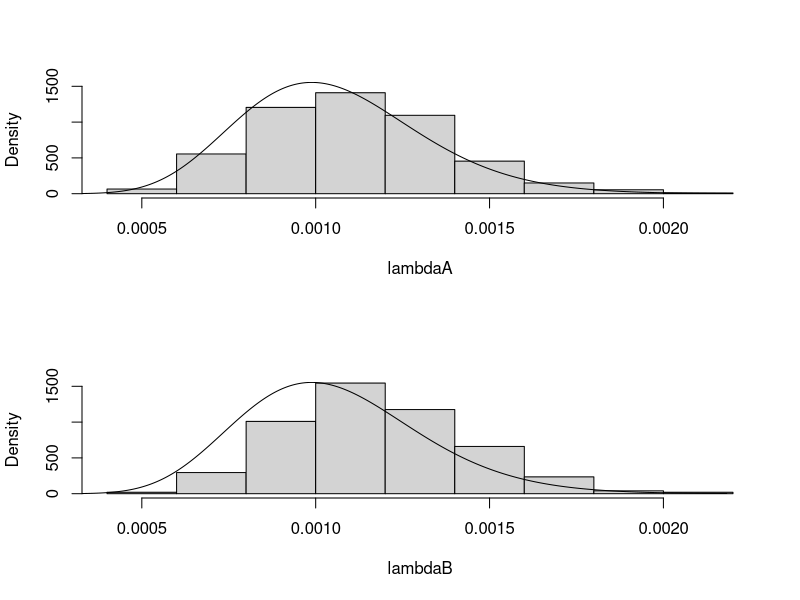

This chart was generated by the following R code:
rm(list=ls())
dev.off()

alpha=16
beta=15174
yobs=1
exp=66

lambdaA=rgamma(1000,shape=alpha+yobs,rate=beta+exp)



yobs=4
exp=1767

lambdaB=rgamma(1000,shape=alpha+yobs,rate=beta+exp)

lambda=seq(0,max(c(lambdaA,lambdaB)),length=500)
par(mfrow=c(2,1))
hist(lambdaA,freq=FALSE,main="",ylim=c(0,1500))
lines(lambda,dgamma(lambda,shape=alpha,rate=beta))
hist(lambdaB,freq=FALSE,main="",ylim=c(0,1500))
lines(lambda,dgamma(lambda,shape=alpha,rate=beta))